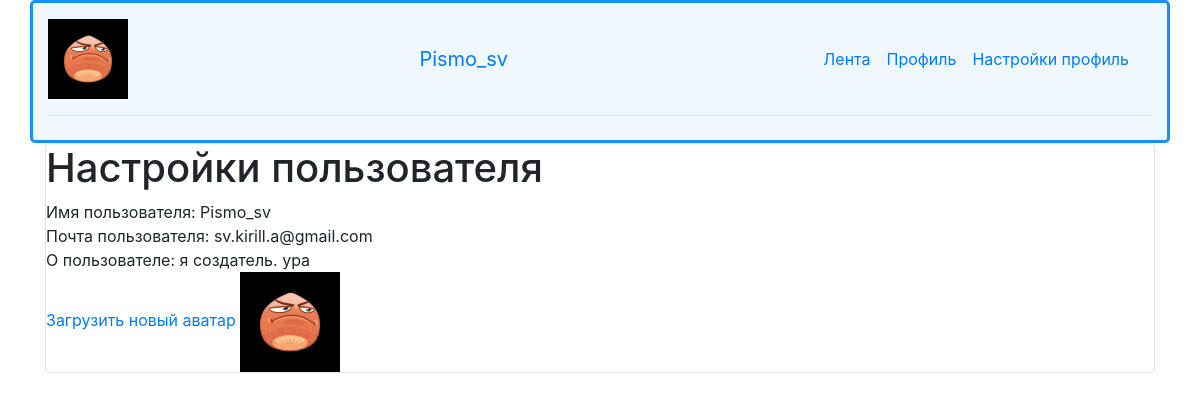
/profile_settings (signed in), run on the app's committed database.
### data/users.py (models this page shows, shortened)
class User(SqlAlchemyBase, UserMixin):
    __tablename__ = 'users'
    id = sqlalchemy.Column(sqlalchemy.Integer,
                           primary_key=True, autoincrement=True)
    name = sqlalchemy.Column(sqlalchemy.String, nullable=True)
    about = sqlalchemy.Column(sqlalchemy.String, nullable=True)
    email = sqlalchemy.Column(sqlalchemy.String,
                              index=True, unique=True, nullable=True)
    hashed_password = sqlalchemy.Column(sqlalchemy.String, nullable=True)
    created_date = sqlalchemy.Column(sqlalchemy.DateTime,
                                     default=datetime.datetime.now)
    avatar = sqlalchemy.Column(sqlalchemy.String, nullable=True)
    news = orm.relationship("News", back_populates='user')

### main.py (the view)
@app.route("/profile_settings")
def profile_settings():  # вкладка профиля
    db_sess = db_session.create_session()
    if not current_user.is_authenticated:
        error_ = 101
        return redirect(f"/error/{error_}")
    return render_template("profile_settings.html")

### data/db_session.py (called while the page is built)
def create_session() -> Session:
    global __factory
    return __factory()

### main.py (called while the page is built)
@login_manager.user_loader
def load_user(user_id):
    db_sess = db_session.create_session()
    return db_sess.query(User).get(user_id)

### templates/profile_settings.html (shortened to what this page needs)
{% extends "base.html" %}
{% block content %}
<div class="col-md6 border rounded">
    <h1>Настройки пользователя</h1>
    <span>Имя пользователя: {{ current_user.name }}</span><br>
    <span>Почта пользователя: {{ current_user.email }}</span><br>
    <span>О пользователе: {{ current_user.about }}</span><br>
    <a href="/upload">Загрузить новый аватар</a>
    {% if not current_user.avatar %}
    <img src="static/empty_avatar.jpg", alt="если вы это читаете то знайте - все сломалось. удачи!" height="100" width="100">
    {% else %}
    <img src="static/users_files/{{current_user.avatar}}", alt="если вы это читаете то знайте - все сломалось. удачи!" height="100" width="100">
    {% endif %}
</div>
{% endblock %}

### templates/base.html (shortened to what this page needs)
<!doctype html>
<html lang="en">
<head>
    <link rel="stylesheet"
          href="https://stackpath.bootstrapcdn.com/bootstrap/4.4.1/css/bootstrap.min.css"
>
</head>
<body>
<header>
    <div class="container" style="background-color: #F0F8FF; border:#1891FF solid; ">
        <header class="d-flex flex-wrap align-items-center justify-content-center justify-content-md-between py-3 mb-4 border-bottom">
            {% if current_user.is_authenticated %}
                {% if current_user.avatar == None %}
                    <img src="static/empty_avatar.jpg" height="80" width="80">
                {% else %}
                    <img src="static/users_files/{{current_user.avatar}}" alt="avatar" height="80" width="80">
                {% endif %}
                <a class="navbar-brand" href="/logout">{{ current_user.name }}</a>
            {% endif %}
            <ul class="nav col-12 col-md-auto mb-2 justify-content-center mb-md-0">
            <li><a href="/" class="nav-link px-2 link-secondary">Лента</a></li>
            <li><a href="/profile" class="nav-link px-2">Профиль</a></li>
            <li><a href="/profile_settings" class="nav-link px-2">Настройки профиль</a></li>
        </header>
    </div>
</header>
<main role="main" class="container">
    {% block content %}{% endblock %}
</main>
</body>
</html>

### templates/base.html (style rules this page uses)
body { background: url(https://img.freepik.com/free-photo/white-concrete-wall_53876-92803.jpg?w=1380&t=st=1681221851~exp=1681222451~hmac=b56127937686b29879128f878f829b32c23de93e679daa4056adbcf6740c8b92); background-color: #AAABB8 background-repeat: repeat-x; background-repeat: repeat-y; background-size: 100%; }

### templates/profile_settings.html (style rules this page uses)
div { background: white; border: solid gray; border-radius: 5px; }

### data on the page
User: avatar (picture), name "Pismo_sv", email "sv.kirill.a@gmail.com", about "я создатель. ура"
